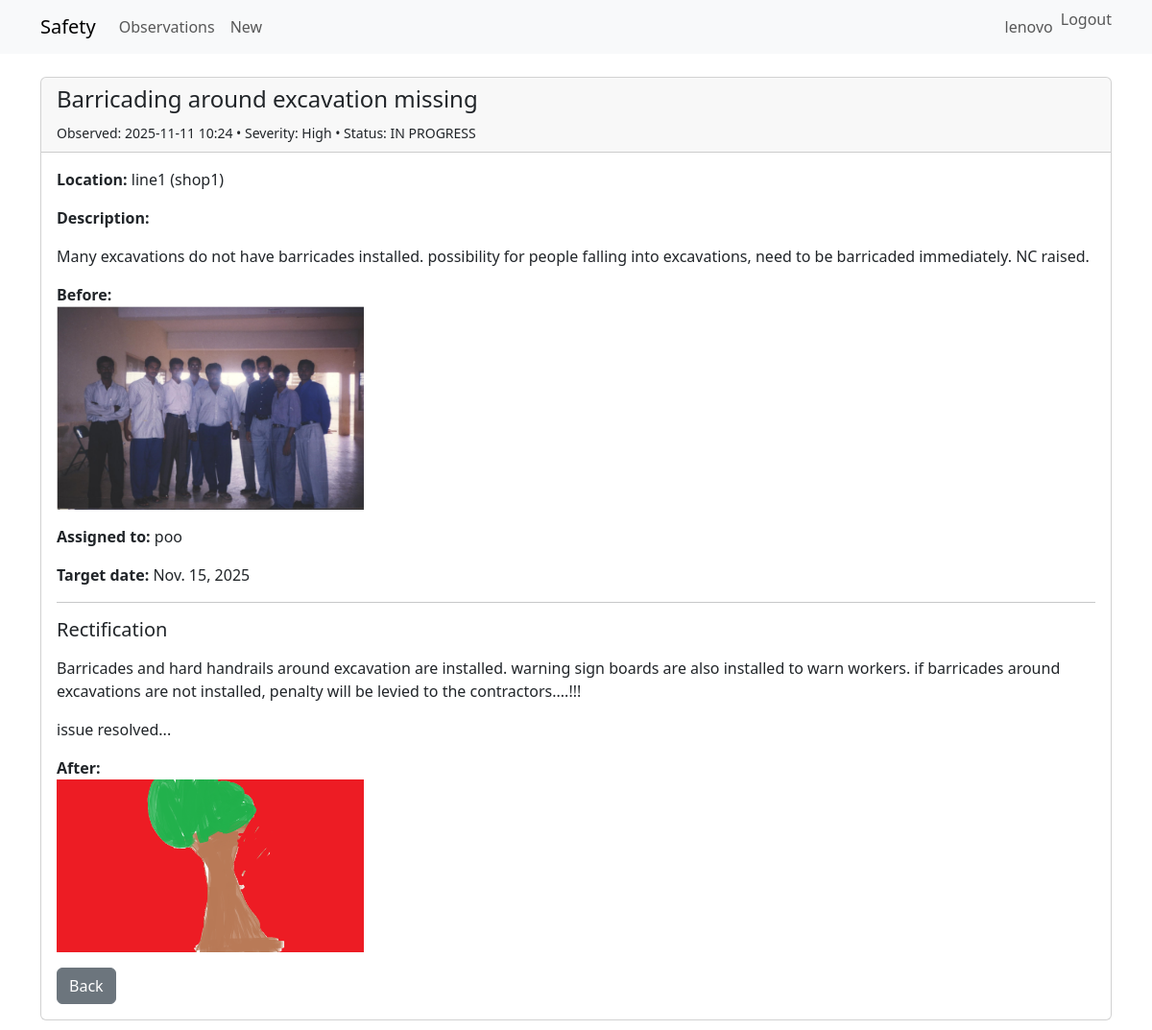
/2/ (signed in), run on the app's committed database.
### users/models.py (models this page shows)
class CustomUser(AbstractUser):
    is_observer = models.BooleanField(default=False)
    is_action_owner = models.BooleanField(default=False)
    is_safety_manager = models.BooleanField(default=False)
    def __str__(self):
        return self.get_full_name() or self.username

### observations/models.py (models this page shows, shortened)
class Observation(models.Model):
    SEVERITY_CHOICES = [
        ('LOW','Low'),
        ('MEDIUM','Medium'),
        ('HIGH','High'),
    ]
    STATUS_CHOICES = [
        ('OPEN','Open'),
        ('IN_PROGRESS','In Progress'),
        ('AWAITING_VERIFICATION','Awaiting Verification'),
        ('CLOSED','Closed'),
    ]
    location = models.ForeignKey(Location, on_delete=models.PROTECT, related_name='observations')
    observer = models.ForeignKey(settings.AUTH_USER_MODEL, on_delete=models.SET_NULL, null=True, related_name='observed')
    date_observed = models.DateTimeField(default=timezone.now)
    title = models.CharField(max_length=255)
    description = models.TextField()
    severity = models.CharField(max_length=10, choices=SEVERITY_CHOICES, default='LOW')
    photo_before = models.ImageField(upload_to='observations/before/', blank=True, null=True)
    assigned_to = models.ForeignKey(settings.AUTH_USER_MODEL, on_delete=models.SET_NULL, null=True, blank=True, related_name='assigned_observations')
    status = models.CharField(max_length=30, choices=STATUS_CHOICES, default='OPEN')
    target_date = models.DateField(null=True, blank=True)
    rectification_details = models.TextField(blank=True)
    photo_after = models.ImageField(upload_to='observations/after/', blank=True, null=True)
    date_closed = models.DateTimeField(null=True, blank=True)
    verification_comment = models.TextField(blank=True, null=True)

class Location(models.Model):
    name = models.CharField(max_length=200)
    area = models.CharField(max_length=200, blank=True)
    facility = models.CharField(max_length=200, blank=True)
    def __str__(self):
        return f"{self.name} ({self.area})" if self.area else self.name

### observations/views.py (the view)
# urls.py: path('<int:pk>/', views.ObservationDetailView.as_view(), name='detail'),
class ObservationDetailView(LoginRequiredMixin, DetailView):
    model = Observation
    template_name = 'observations/observation_detail.html'

### observations/templates/observations/observation_detail.html (shortened to what this page needs)
{% extends 'base.html' %}
{% load crispy_forms_tags %}
{% block content %}
  <div class="card mb-3">
    <div class="card-header">
      <h4>{{ object.title }}</h4>
      <small>Observed: {{ object.date_observed|date:"Y-m-d H:i" }} • Severity: {{ object.get_severity_display }} • Status: {{ object.get_status_display }}</small>
    </div>
    <div class="card-body">
      <p><strong>Location:</strong> {{ object.location }}</p>
      <p><strong>Description:</strong><br/>{{ object.description|linebreaks }}</p>
      {% if object.photo_before %}
        <div class="mb-3">
          <strong>Before:</strong><br>
          <img src="{{ object.photo_before.url }}" alt="before" class="img-fluid" style="max-width:320px;">
        </div>
      {% endif %}
      <p><strong>Assigned to:</strong> {{ object.assigned_to }}</p>
      <p><strong>Target date:</strong> {{ object.target_date }}</p>
      <hr>
      <h5>Rectification</h5>
      {% if object.rectification_details %}
        <p>{{ object.rectification_details|linebreaks }}</p>
        {% if object.photo_after %}
          <div class="mb-3">
            <strong>After:</strong><br>
            <img src="{{ object.photo_after.url }}" alt="after" class="img-fluid" style="max-width:320px;">
          </div>
        {% endif %}
      {% else %}
        <p class="text-muted">No rectification details yet.</p>
      {% endif %}
      <div class="mt-3">
        <a class="btn btn-secondary" href="{% url 'observations:observation_list' %}">Back</a>
      </div>
    </div>
  </div>
{% endblock %}

### templates/base.html (shortened to what this page needs)
<!doctype html>
<html lang="en">
  <head>
    <link href="https://cdn.jsdelivr.net/npm/bootstrap@5.3.2/dist/css/bootstrap.min.css" rel="stylesheet">
  </head>
  <body>
    <nav class="navbar navbar-expand-lg navbar-light bg-light mb-4">
      <div class="container">
        <a class="navbar-brand" href="{% url 'observations:observation_list' %}">Safety</a>
        <div class="collapse navbar-collapse" id="navmenu">
          <ul class="navbar-nav me-auto">
            <li class="nav-item"><a class="nav-link" href="{% url 'observations:observation_list' %}">Observations</a></li>
            <li class="nav-item"><a class="nav-link" href="{% url 'observations:create' %}">New</a></li>
          </ul>
          <ul class="navbar-nav">
            {% if user.is_authenticated %}
              <li class="nav-item"><a class="nav-link" href="{% url 'users:profile' %}">{{ user.get_full_name|default:user.username }}</a></li>
              <li class="nav-item">
                <form method="post" action="{% url 'logout' %}" style="display: inline;">
                  <button type="submit" class="btn btn-link nav-link" style="padding: 0; border: none; background: none;">
                    Logout
                  </button>
                </form>
              </li>
            {% else %}
              <li class="nav-item"><a class="nav-link" href="{% url 'login' %}">Login</a></li>
            {% endif %}
          </ul>
        </div>
      </div>
    </nav>
    <div class="container">
      {% block content %}{% endblock %}
    </div>
  </body>
</html>

### data on the page
CustomUser: get_full_name "lenovo"
Observation: title "Barricading around excavation missing", date_observed "2025-11-11 10:24", severity "High", status "IN PROGRESS", location "line1 (shop1)", description "Many excavations do not have barricades installed. possibility for people falling into excavations, need to be barricaded immediately. NC raised.", photo_before (picture), assigned_to "poo", target_date "Nov. 15, 2025", rectification_details "Barricades and hard handrails around excavation are installed. warning sign boards are also installed to warn workers. if barricades around excavations are not installed, penalty will be levied to the contractors....!!! issue resolved...", photo_after (picture)
